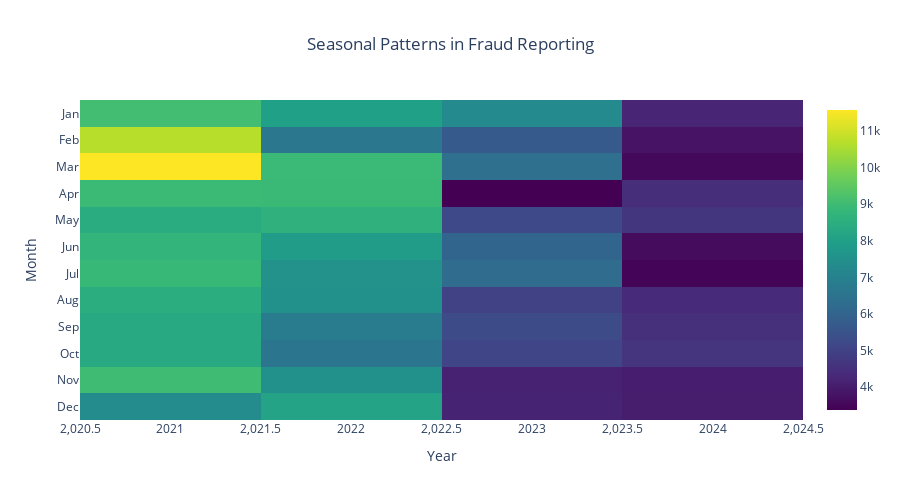

Notebook code cell kept with this figure:
### Code cell
# 3. Seasonal patterns in fraud reporting (Heatmap)
# Create month-year cross tabulation
seasonal_pattern = pd.pivot_table(
    data=df,
    values='Dollar Loss Clean',
    index='Month',
    columns='Year',
    aggfunc='count'
).fillna(0)

# Create month labels
month_labels = ['Jan', 'Feb', 'Mar', 'Apr', 'May', 'Jun',
               'Jul', 'Aug', 'Sep', 'Oct', 'Nov', 'Dec']
seasonal_pattern.index = month_labels

fig3 = px.imshow(
    seasonal_pattern,
    aspect='auto',
    color_continuous_scale='Viridis',
    title='Seasonal Patterns in Fraud Reporting'
)

fig3.update_layout(
    title={
        'text': 'Seasonal Patterns in Fraud Reporting',
        'x': 0.5,
        'xanchor': 'center'
    },
    xaxis_title='Year',
    yaxis_title='Month',
    template='plotly_white',
    plot_bgcolor='white',
    height=500
)

# Update color bar title
fig3.update_traces(colorbar_title='Number of Cases')

fig3.show()

### Figure 1 — Plotly figure (JSON) as saved in the notebook; plotly's stock layout.template omitted (floating-point values rounded to 4 significant figures)
{"data": [{"coloraxis": "coloraxis", "colorbar": {"title": {"text": "Number of Cases"}}, "hovertemplate": "Year: %{x}<br>y: %{y}<br>color: %{z}<extra></extra>", "name": "0", "type": "heatmap", "x": [2021, 2022, 2023, 2024], "xaxis": "x", "y": ["Jan", "Feb", "Mar", "Apr", "May", "Jun", "Jul", "Aug", "Sep", "Oct", "Nov", "Dec"], "yaxis": "y", "z": [[9071, 8008, 7284, 4209], [10687, 6648, 5682, 3797], [11576, 8934, 6388, 3572], [8945, 8928, 3374, 4448], [8420, 8600, 5190, 4655], [8730, 7856, 6030, 3598], [8885, 7551, 6251, 3467], [8488, 7489, 4991, 4378], [8314, 6794, 5262, 4469], [8332, 6601, 5078, 4632], [9002, 7520, 4146, 4049], [7332, 8124, 4171, 4020]]}], "layout": {"coloraxis": {"colorscale": [[0, "#440154"], [0.1111, "#482878"], [0.2222, "#3e4989"], [0.3333, "#31688e"], [0.4444, "#26828e"], [0.5556, "#1f9e89"], [0.6667, "#35b779"], [0.7778, "#6ece58"], [0.8889, "#b5de2b"], [1, "#fde725"]]}, "height": 500, "plot_bgcolor": "white", "title": {"text": "Seasonal Patterns in Fraud Reporting", "x": 0.5, "xanchor": "center"}, "xaxis": {"anchor": "y", "domain": [0, 1], "title": {"text": "Year"}}, "yaxis": {"anchor": "x", "autorange": "reversed", "domain": [0, 1], "title": {"text": "Month"}}}}
